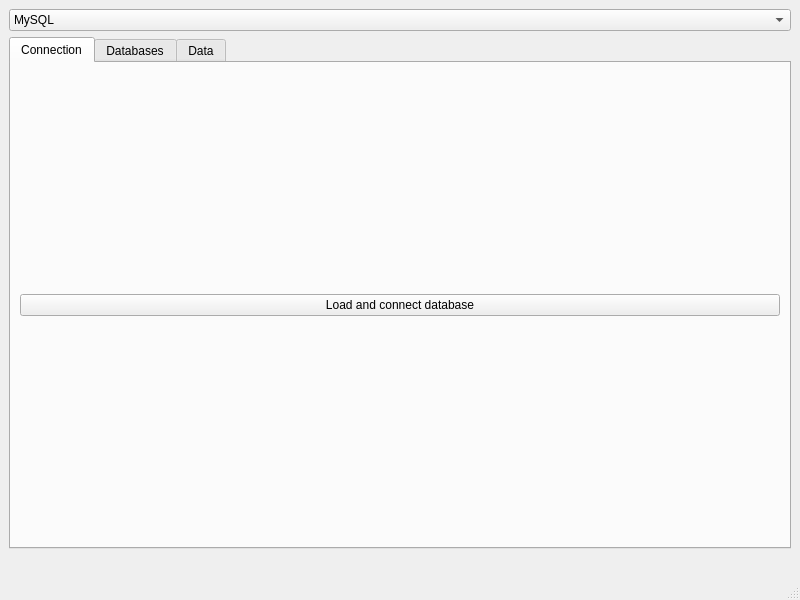
<?xml version="1.0" encoding="UTF-8"?>
<ui version="4.0">
 <class>MainWindow</class>
 <widget class="QMainWindow" name="MainWindow">
  <property name="geometry">
   <rect>
    <x>0</x>
    <y>0</y>
    <width>800</width>
    <height>600</height>
   </rect>
  </property>
  <property name="windowTitle">
   <string>MainWindow</string>
  </property>
  <widget class="QWidget" name="centralwidget">
   <layout class="QVBoxLayout" name="verticalLayout_3">
    <item>
     <layout class="QVBoxLayout" name="verticalLayout_2">
      <item>
       <widget class="QComboBox" name="databaseSelection">
        <item>
         <property name="text">
          <string>MySQL</string>
         </property>
        </item>
        <item>
         <property name="text">
          <string>MongoDB</string>
         </property>
        </item>
        <item>
         <property name="text">
          <string>ArangoDB</string>
         </property>
        </item>
       </widget>
      </item>
      <item>
       <layout class="QHBoxLayout" name="horizontalLayout">
        <item>
         <widget class="QTabWidget" name="tabWidget">
          <property name="currentIndex">
           <number>0</number>
          </property>
          <widget class="QWidget" name="tab">
           <attribute name="title">
            <string>Connection</string>
           </attribute>
           <layout class="QVBoxLayout" name="verticalLayout">
            <item>
             <widget class="QPushButton" name="loadConfigButton">
              <property name="text">
               <string>Load and connect database</string>
              </property>
             </widget>
            </item>
           </layout>
          </widget>
          <widget class="QWidget" name="tab_3">
           <attribute name="title">
            <string>Databases</string>
           </attribute>
           <layout class="QVBoxLayout" name="verticalLayout_5">
            <item>
             <layout class="QHBoxLayout" name="horizontalLayout_2">
              <item>
               <widget class="QLabel" name="label">
                <property name="text">
                 <string>Enter Database Name:</string>
                </property>
               </widget>
              </item>
              <item>
               <widget class="QLineEdit" name="databaseNameInput"/>
              </item>
             </layout>
            </item>
            <item>
             <widget class="QPushButton" name="createDatabaseButton">
              <property name="text">
               <string>Create Database</string>
              </property>
             </widget>
            </item>
            <item>
             <widget class="QPushButton" name="deleteSelectedDatabaseButton">
              <property name="text">
               <string>Delete Selected Database</string>
              </property>
             </widget>
            </item>
            <item>
             <widget class="QTableWidget" name="tableWidget_2"/>
            </item>
           </layout>
          </widget>
          <widget class="QWidget" name="tab_2">
           <attribute name="title">
            <string>Data</string>
           </attribute>
           <layout class="QVBoxLayout" name="verticalLayout_4">
            <item>
             <layout class="QHBoxLayout" name="horizontalLayout_3">
              <item>
               <widget class="QLabel" name="label_2">
                <property name="text">
                 <string>Database:</string>
                </property>
               </widget>
              </item>
              <item>
               <widget class="QComboBox" name="databaseSelectionData"/>
              </item>
              <item>
               <widget class="QLabel" name="label_3">
                <property name="text">
                 <string>Collection:</string>
                </property>
               </widget>
              </item>
              <item>
               <widget class="QComboBox" name="collectionSelectionData"/>
              </item>
             </layout>
            </item>
            <item>
             <layout class="QHBoxLayout" name="horizontalLayout_6">
              <item>
               <widget class="QPushButton" name="insertButton">
                <property name="text">
                 <string>Insert</string>
                </property>
               </widget>
              </item>
              <item>
               <widget class="QPushButton" name="updateSelectedButton">
                <property name="text">
                 <string>Update Selected</string>
                </property>
               </widget>
              </item>
              <item>
               <widget class="QPushButton" name="deleteSelectedButton">
                <property name="text">
                 <string>Delete Selected</string>
                </property>
               </widget>
              </item>
              <item>
               <widget class="QPushButton" name="getAllButton">
                <property name="text">
                 <string>Get All</string>
                </property>
               </widget>
              </item>
             </layout>
            </item>
            <item>
             <widget class="QTableWidget" name="tableWidget"/>
            </item>
           </layout>
          </widget>
         </widget>
        </item>
       </layout>
      </item>
      <item>
       <widget class="QLabel" name="statusMessage">
        <property name="text">
         <string/>
        </property>
       </widget>
      </item>
     </layout>
    </item>
   </layout>
  </widget>
  <widget class="QStatusBar" name="statusbar"/>
 </widget>
 <resources/>
 <connections/>
</ui>
